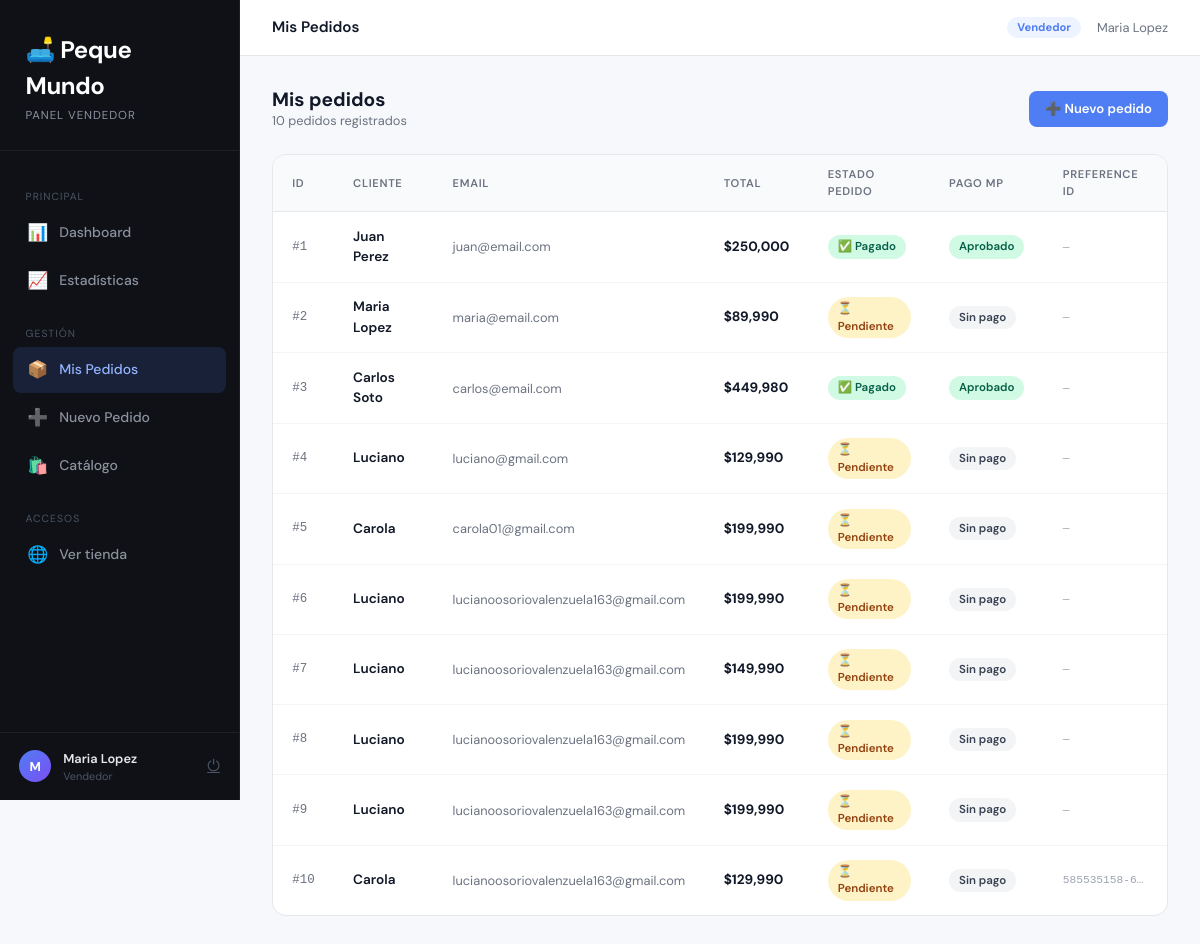
The page /vendedor/pedidos (signed in) on the database its author committed.
### pequemundo/app.py (models this page shows)
class Pedido(db.Model):
    id               = db.Column(db.Integer, primary_key=True)
    cliente          = db.Column(db.String(100), nullable=False)
    cliente_email    = db.Column(db.String(100), nullable=True)
    total            = db.Column(db.Float, nullable=False)
    estado           = db.Column(db.String(30), nullable=False, default='Pendiente')
    vendedor_id      = db.Column(db.Integer, db.ForeignKey('usuario.id'), nullable=True)
    mp_preference_id = db.Column(db.String(200), nullable=True)
    mp_payment_id    = db.Column(db.String(200), nullable=True)
    mp_status        = db.Column(db.String(50), nullable=True)
    items_json       = db.Column(db.Text, nullable=True)
    vendedor         = db.relationship('Usuario', backref='pedidos_vendedor', foreign_keys=[vendedor_id])

### pequemundo/app.py (the view)
@app.route('/vendedor/pedidos')
@requiere_vendedor
def vendedor_pedidos():
    vendedor_id = session.get('usuario_id')
    pedidos     = Pedido.query.filter_by(vendedor_id=vendedor_id).order_by(Pedido.id.desc()).all()
    return render_template('vendedor_pedidos.html', pedidos=pedidos)

### pequemundo/app.py (called while the page is built)
def requiere_vendedor(f):
    @wraps(f)
    def decorado(*args, **kwargs):
        if session.get('rol') not in ('Vendedor', 'Admin'):
            flash('Debes iniciar sesión como vendedor.', 'danger')
            return redirect(url_for('login'))
        return f(*args, **kwargs)
    return decorado

### pequemundo/templates/vendedor_pedidos.html (shortened to what this page needs)
{% extends "vendedor_base.html" %}
{% block topbar_titulo %}Mis Pedidos{% endblock %}
{% block contenido %}
<div style="display:flex;justify-content:space-between;align-items:center;margin-bottom:1.5rem;">
  <div>
    <h2 style="font-size:1.2rem;font-weight:700;margin:0;">Mis pedidos</h2>
    <p style="font-size:0.8rem;color:#6b7280;margin:0;">{{ pedidos|length }} pedido{{ 's' if pedidos|length != 1 else '' }} registrado{{ 's' if pedidos|length != 1 else '' }}</p>
  </div>
  <a href="{{ url_for('vendedor_crear_pedido') }}" class="v-btn v-btn-primary">➕ Nuevo pedido</a>
</div>
<div class="v-card">
  <table class="v-table">
    <thead>
      <tr>
        <th>ID</th>
        <th>Cliente</th>
        <th>Email</th>
        <th>Total</th>
        <th>Estado pedido</th>
        <th>Pago MP</th>
        <th>Preference ID</th>
      </tr>
    </thead>
    <tbody>
      {% for p in pedidos|reverse %}
      <tr>
        <td style="font-family:monospace;font-size:0.78rem;color:#6b7280;">#{{ p.id }}</td>
        <td style="font-weight:600;">{{ p.cliente }}</td>
        <td style="color:#6b7280;font-size:0.8rem;">{{ p.cliente_email or '—' }}</td>
        <td style="font-weight:700;">${{ "{:,.0f}".format(p.total) }}</td>
        <td>
          {% if p.estado == 'Pagado' %}
            <span class="v-badge v-badge-success">✅ Pagado</span>
          {% elif p.estado == 'Pendiente' %}
            <span class="v-badge v-badge-warning">⏳ Pendiente</span>
          {% elif p.estado == 'Rechazado' %}
            <span class="v-badge v-badge-danger">❌ Rechazado</span>
          {% else %}
            <span class="v-badge v-badge-gray">{{ p.estado }}</span>
          {% endif %}
        </td>
        <td>
          {% if p.mp_status == 'approved' %}
            <span class="v-badge v-badge-success">Aprobado</span>
          {% elif p.mp_status == 'rejected' %}
            <span class="v-badge v-badge-danger">Rechazado</span>
          {% elif p.mp_status == 'pending' %}
            <span class="v-badge v-badge-warning">En proceso</span>
          {% else %}
            <span class="v-badge v-badge-gray">Sin pago</span>
          {% endif %}
        </td>
        <td style="font-family:monospace;font-size:0.7rem;color:#9ca3af;max-width:120px;overflow:hidden;text-overflow:ellipsis;white-space:nowrap;">
          {{ p.mp_preference_id or '—' }}
        </td>
      </tr>
      {% endfor %}
    </tbody>
  </table>
</div>
{% endblock %}

### pequemundo/templates/vendedor_base.html (shortened to what this page needs)
<!DOCTYPE html>
<html lang="es">
<head>
  <link href="https://cdn.jsdelivr.net/npm/bootstrap@5.3.3/dist/css/bootstrap.min.css" rel="stylesheet">
</head>
<body>
<aside class="v-sidebar">
  <div class="v-sidebar-brand">
    <div class="brand-logo">🛋️ Peque Mundo</div>
    <div class="brand-sub">Panel Vendedor</div>
  </div>
  <nav class="v-sidebar-nav">
    <div class="v-nav-section">Principal</div>
    <a href="{{ url_for('vendedor_dashboard') }}"
       class="v-nav-link {% if request.endpoint == 'vendedor_dashboard' %}active{% endif %}">
      <span class="nav-icon">📊</span> Dashboard
    </a>
    <a href="{{ url_for('vendedor_estadisticas') }}"
       class="v-nav-link {% if request.endpoint == 'vendedor_estadisticas' %}active{% endif %}">
      <span class="nav-icon">📈</span> Estadísticas
    </a>
    <div class="v-nav-section">Gestión</div>
    <a href="{{ url_for('vendedor_pedidos') }}"
       class="v-nav-link {% if request.endpoint == 'vendedor_pedidos' %}active{% endif %}">
      <span class="nav-icon">📦</span> Mis Pedidos
    </a>
    <a href="{{ url_for('vendedor_crear_pedido') }}"
       class="v-nav-link {% if request.endpoint == 'vendedor_crear_pedido' %}active{% endif %}">
      <span class="nav-icon">➕</span> Nuevo Pedido
    </a>
    <a href="{{ url_for('vendedor_catalogo') }}"
       class="v-nav-link {% if request.endpoint == 'vendedor_catalogo' %}active{% endif %}">
      <span class="nav-icon">🛍️</span> Catálogo
    </a>
    <div class="v-nav-section">Accesos</div>
    <a href="{{ url_for('inicio') }}" class="v-nav-link">
      <span class="nav-icon">🌐</span> Ver tienda
    </a>
  </nav>
  <div class="v-sidebar-footer">
    <div class="v-user-chip">
      <div class="v-user-avatar">{{ session.get('usuario', 'V')[0] }}</div>
      <div>
        <div class="v-user-name">{{ session.get('usuario', 'Vendedor') }}</div>
        <div class="v-user-role">{{ session.get('rol', 'Vendedor') }}</div>
      </div>
      <a href="{{ url_for('cerrar_sesion') }}" class="v-logout-btn" title="Cerrar sesión">⏻</a>
    </div>
  </div>
</aside>
<div class="v-main">
  <div class="v-topbar">
    <span class="v-topbar-title">{% block topbar_titulo %}Panel Vendedor{% endblock %}</span>
    <div class="v-topbar-right">
      <span class="v-role-badge">{{ session.get('rol', 'Vendedor') }}</span>
      <span>{{ session.get('usuario', '') }}</span>
    </div>
  </div>
  <div class="v-content">
    {% block contenido %}{% endblock %}
  </div>
</div>
</body>
</html>

### pequemundo/templates/vendedor_base.html (style rules this page uses)
:root { --sidebar-bg: #0f1117; --sidebar-border: rgba(255,255,255,0.06); --sidebar-text: #8b929e; --sidebar-active-bg: rgba(255,255,255,0.07); --sidebar-active-text: #f1f3f5; --accent: #4f7df3; --accent-light: #eef4ff; --success: #10b981; --warning: #f59e0b; --danger: #ef4444; --bg: #f6f8fb; --card-bg: #ffffff; --text: #111827; --muted: #6b7280; --border: #e5e7eb; }
* { box-sizing: border-box; margin: 0; padding: 0; }
body { font-family: 'DM Sans', sans-serif; background: var(--bg); color: var(--text); min-height: 100vh; }
.v-sidebar { position: fixed; top: 0; left: 0; width: 240px; height: 100vh; background: var(--sidebar-bg); border-right: 1px solid var(--sidebar-border); display: flex; flex-direction: column; z-index: 200; padding: 0; overflow: hidden; }
.v-sidebar-brand { padding: 2rem 1.6rem 1.6rem; border-bottom: 1px solid var(--sidebar-border); flex-shrink: 0; }
.v-sidebar-brand .brand-logo { font-size: 1.5rem; font-weight: 700; color: #fff; letter-spacing: -0.02em; display: flex; align-items: center; gap: 0.5rem; }
.v-sidebar-brand .brand-sub { font-size: 0.72rem; color: var(--sidebar-text); margin-top: 0.2rem; text-transform: uppercase; letter-spacing: 0.08em; }
.v-sidebar-nav { flex: 1; padding: 1rem 0.8rem; overflow-y: auto; }
.v-nav-section { font-size: 0.65rem; text-transform: uppercase; letter-spacing: 0.1em; color: #4b5563; padding: 0.6rem 0.8rem 0.3rem; margin-top: 0.8rem; }
.v-nav-link { display: flex; align-items: center; gap: 0.75rem; padding: 0.65rem 0.9rem; border-radius: 8px; color: var(--sidebar-text); text-decoration: none; font-size: 0.875rem; font-weight: 500; transition: all 0.15s ease; margin-bottom: 2px; }
.v-nav-link.active { background: rgba(79, 125, 243, 0.15); color: #93b4ff; }
.v-nav-link .nav-icon { font-size: 1.05rem; width: 20px; text-align: center; flex-shrink: 0; }
.v-sidebar-footer { padding: 1rem 1.2rem; border-top: 1px solid var(--sidebar-border); flex-shrink: 0; }
.v-user-chip { display: flex; align-items: center; gap: 0.75rem; }
.v-user-avatar { width: 32px; height: 32px; border-radius: 50%; background: linear-gradient(135deg, var(--accent), #7c4ff3); display: flex; align-items: center; justify-content: center; font-weight: 700; font-size: 0.8rem; color: #fff; flex-shrink: 0; }
.v-user-name { font-size: 0.8rem; font-weight: 600; color: #e5e7eb; }
.v-user-role { font-size: 0.68rem; color: #4b5563; }
.v-logout-btn { margin-left: auto; background: none; border: none; color: #4b5563; cursor: pointer; font-size: 1rem; transition: color 0.15s; }
.v-main { margin-left: 240px; min-height: 100vh; display: flex; flex-direction: column; }
.v-topbar { background: var(--card-bg); border-bottom: 1px solid var(--border); height: 56px; display: flex; align-items: center; padding: 0 2rem; position: sticky; top: 0; z-index: 100; }
.v-topbar-title { font-size: 0.95rem; font-weight: 600; color: var(--text); }
.v-topbar-right { margin-left: auto; display: flex; align-items: center; gap: 1rem; font-size: 0.8rem; color: var(--muted); }
.v-role-badge { background: var(--accent-light); color: var(--accent); font-size: 0.7rem; font-weight: 700; padding: 2px 10px; border-radius: 99px; }
.v-content { padding: 2rem; flex: 1; }
.v-card { background: var(--card-bg); border: 1px solid var(--border); border-radius: 14px; overflow: hidden; }
.v-table { width: 100%; border-collapse: collapse; font-size: 0.85rem; }
.v-table th { padding: 0.7rem 1.2rem; font-size: 0.7rem; text-transform: uppercase; letter-spacing: 0.06em; color: var(--muted); font-weight: 600; background: #f9fafb; border-bottom: 1px solid var(--border); }
.v-table td { padding: 0.9rem 1.2rem; border-bottom: 1px solid #f3f4f6; vertical-align: middle; }
.v-table tr:last-child td { border-bottom: none; }
.v-badge { display: inline-flex; align-items: center; gap: 4px; padding: 3px 10px; border-radius: 99px; font-size: 0.72rem; font-weight: 600; }
.v-badge-success { background: #d1fae5; color: #065f46; }
.v-badge-warning { background: #fef3c7; color: #92400e; }
.v-badge-gray { background: #f3f4f6; color: #374151; }
.v-btn { display: inline-flex; align-items: center; gap: 0.4rem; padding: 0.5rem 1rem; border-radius: 8px; font-size: 0.82rem; font-weight: 600; cursor: pointer; border: none; text-decoration: none; transition: all 0.15s ease; }
.v-btn-primary { background: var(--accent); color: #fff; }

### rows shown on the page
Pedido: get "Maria Lopez", id "2", cliente "Maria Lopez", cliente_email "maria@email.com", total "89,990", estado "⏳ Pendiente", shows "Sin pago", mp_preference_id "—"
Pedido: id "1", cliente "Juan Perez", cliente_email "juan@email.com", total "250,000", estado "✅ Pagado", mp_status "Aprobado", mp_preference_id "—"
Pedido: id "3", cliente "Carlos Soto", cliente_email "carlos@email.com", total "449,980", estado "✅ Pagado", mp_status "Aprobado", mp_preference_id "—"
Pedido: id "4", cliente "Luciano", cliente_email "luciano@gmail.com", total "129,990", estado "⏳ Pendiente", shows "Sin pago", mp_preference_id "—"
Pedido: id "5", cliente "Carola", cliente_email "carola01@gmail.com", total "199,990", estado "⏳ Pendiente", shows "Sin pago", mp_preference_id "—"
Pedido: id "6", cliente "Luciano", cliente_email "lucianoosoriovalenzuela163@gmail.com", total "199,990", estado "⏳ Pendiente", shows "Sin pago", mp_preference_id "—"
Pedido: id "7", cliente "Luciano", cliente_email "lucianoosoriovalenzuela163@gmail.com", total "149,990", estado "⏳ Pendiente", shows "Sin pago", mp_preference_id "—"
Pedido: id "8", cliente "Luciano", cliente_email "lucianoosoriovalenzuela163@gmail.com", total "199,990", estado "⏳ Pendiente", shows "Sin pago", mp_preference_id "—"
Pedido: id "9", cliente "Luciano", cliente_email "lucianoosoriovalenzuela163@gmail.com", total "199,990", estado "⏳ Pendiente", shows "Sin pago", mp_preference_id "—"
Pedido: id "10", cliente "Carola", cliente_email "lucianoosoriovalenzuela163@gmail.com", total "129,990", estado "⏳ Pendiente", shows "Sin pago", mp_preference "585535158-6…"

### other values the page prints
{{ session.get('usuario', 'V')[0] }} "M"
{{ session.get('rol', 'Vendedor') }} "Vendedor"
{{ pedidos|length }} "10"
{{ 's' if pedidos|length != 1 else '' }} "s"
